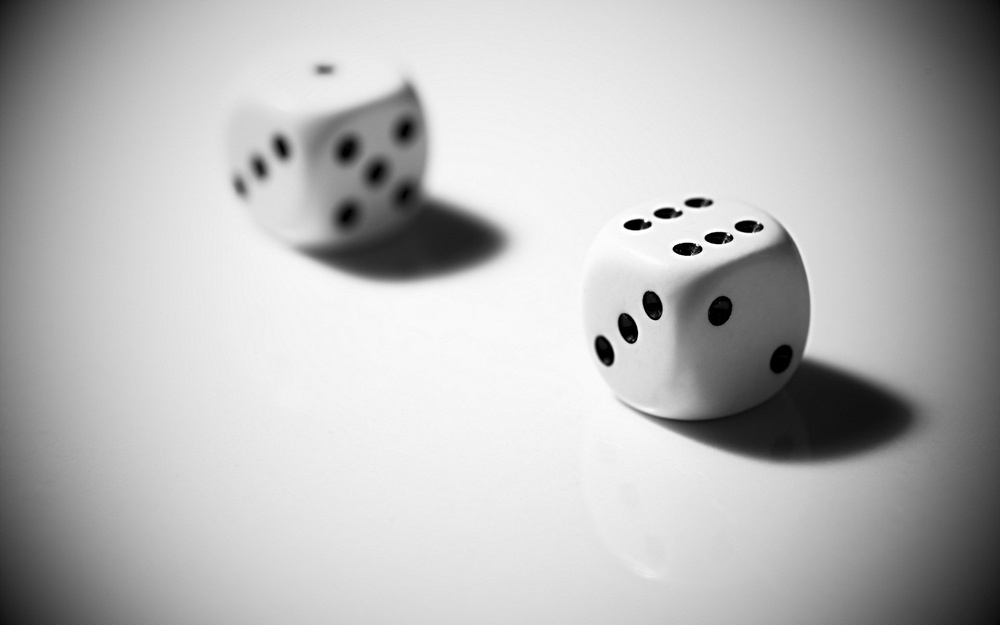
#> input picture Tutorials/Python/ImageProcessing/Contours/dice.jpg, 1000 x 625 px, shrunk from 1920 x 1200 before the run
$ python Binary.py   (older library calls are emulated)
#> lines starting #> are read from the running program, lines starting #| are printed output that depends on the picture; after the words box and inside, x2 and y2 are one past the last pixel; in counts of white or black regions, pixels touching at a corner belong together
import numpy as np
import cv2

im = cv2.imread('dice.jpg')
#> im is the input picture: shape (625, 1000, 3); min 0, max 255, mean 184.1
imgray = cv2.cvtColor(im,cv2.COLOR_BGR2GRAY)
ret,thresh = cv2.threshold(imgray,127,255,0)
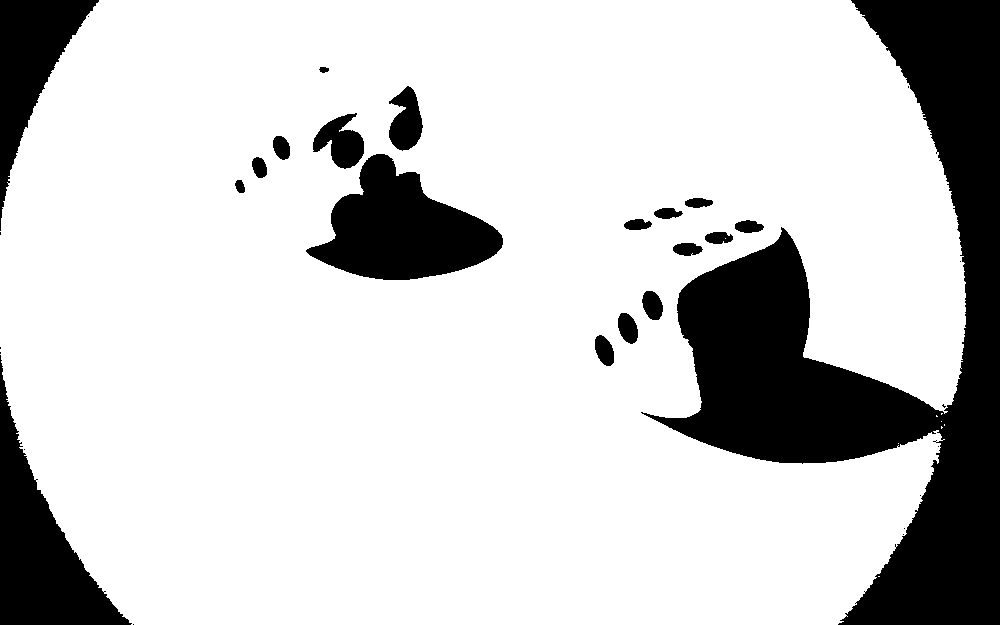
#> thresh: shape (625, 1000); 80.6% white; 32 black regions (13 under 20 px)
image, contours, hierarchy = cv2.findContours(thresh,cv2.RETR_TREE,cv2.CHAIN_APPROX_SIMPLE)
#> contours = 42 contours, 25 with area under 20; largest, box (x1, y1, x2, y2) and area: (0, 0, 966, 625) 522126, (305, 153, 504, 281) 14170, (312, 112, 365, 170) 1746, (388, 85, 424, 152) 1558, (617, 312, 639, 345) 494

cnt = contours[4]
#> cnt = [[941, 421]]
#> (the run stopped early here; a loop or call above may not have finished)
